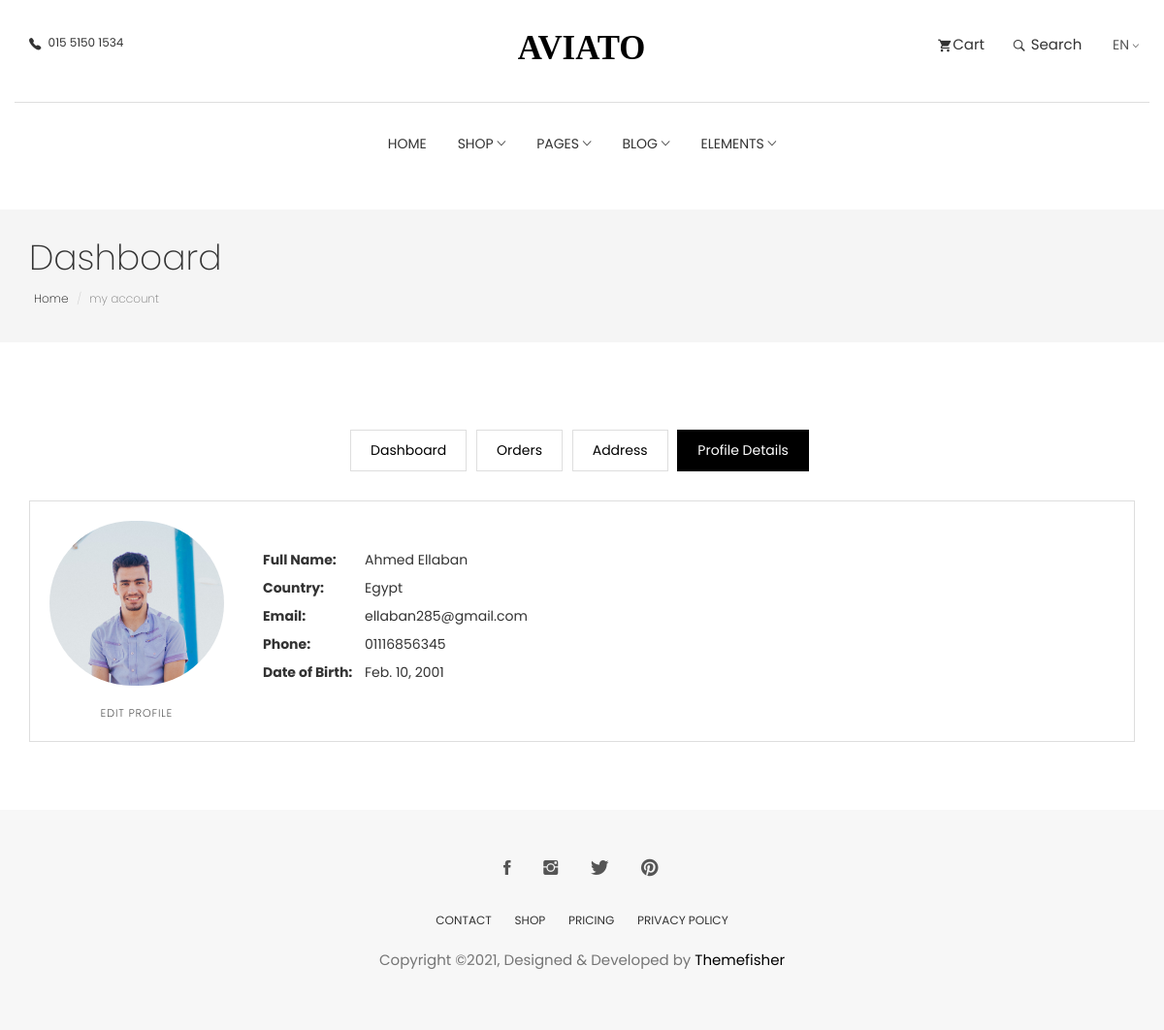
The app's page /accounts/profile (signed in) with its own data.
### accounts/models.py (models this page shows, shortened)
class Profile(models.Model):
    id = models.AutoField(primary_key=True, null=False, blank=False)
    user = models.OneToOneField(User, on_delete=models.CASCADE)
    country = models.CharField(max_length=20, blank=False, null=False)
    image = models.ImageField(upload_to=image_uploader('Profile'), null=True, blank=False)
    phone = models.CharField(
        max_length=11, blank=False, null=False,
        validators=[PHONE_NUMBER_PATTERN]
    )
    date_of_birth = models.DateField(blank=True, null=True)
    slug = models.SlugField(null=True, blank=True)
    verified = models.BooleanField(default=False)
    code = models.CharField(max_length=6, blank=True, null=True, default='')

### accounts/views.py (the view)
# urls.py: path('profile', profile_details, name='profile-details'),
@login_required
def profile_details(request, *args, **kwargs):
    queryset = Profile.objects.get(user=request.user)
    context = {
        'profile': queryset,
        'page_title': f"Aviato | Profile"
    }
    return render(request, 'profile-details.html', context)

### accounts/templates/profile-details.html
{% extends 'base.html' %}
{% block container %}
<section class="page-header">
	<div class="container">
		<div class="row">
			<div class="col-md-12">
				<div class="content">
					<h1 class="page-name">Dashboard</h1>
					<ol class="breadcrumb">
						<li><a href="index.html">Home</a></li>
						<li class="active">my account</li>
					</ol>
				</div>
			</div>
		</div>
	</div>
</section>
<section class="user-dashboard page-wrapper">
  <div class="container">
    <div class="row">
      <div class="col-md-12">
        <ul class="list-inline dashboard-menu text-center">
          <li><a href="dashboard.html">Dashboard</a></li>
          <li><a href="order.html">Orders</a></li>
          <li><a href="address.html">Address</a></li>
          <li><a class="active"  href="profile-details.html">Profile Details</a></li>
        </ul>
        <div class="dashboard-wrapper dashboard-user-profile">
          <div class="media">
            <div class="pull-left text-center" href="#!">
              <img class="media-object user-img" src="{{profile.image.url}}" alt="Image">
              <a href="{% url 'accounts:update-profile' %}" class="btn btn-transparent mt-20">Edit Profile</a>
            </div>
            <div class="media-body">
              <ul class="user-profile-list">
                <li><span>Full Name:</span>{{profile.user.first_name}} {{profile.user.last_name}}</li>
                <li><span>Country:</span>{{profile.country}}</li>
                <li><span>Email:</span>{{profile.user.email}}</li>
                <li><span>Phone:</span>{{profile.phone}}</li>
                <li><span>Date of Birth:</span>{{profile.date_of_birth}}</li>
              </ul>
            </div>
          </div>
        </div>
      </div>
    </div>
  </div>
</section>
{% endblock%}

### static/css/style.css (style rules this page uses)
body { line-height: 1.5; font-family: "Poppins", sans-serif; -webkit-font-smoothing: antialiased; }
h1, h2, h3, h4, h5, h6 { font-family: "Poppins", sans-serif; }
h1, h2, h3, h4, h5, h6 { font-weight: 400; }
ol, ul { margin: 0; padding: 0; list-style: none; }
a, a:focus, a:hover { text-decoration: none; outline: 0; color: #000; }
.btn-main, .btn-small, .btn-transparent, .btn-solid-border { background: #000; color: #fff; display: inline-block; font-size: 11px; letter-spacing: 1px; padding: 14px 35px; text-transform: uppercase; font-weight: 200; border-radius: 0; }
.btn-transparent { background: transparent; padding: 0; color: #000; }
.mt-20 { margin-top: 20px; }
.page-header { background: #f5f5f5; margin-top: 20px; border-bottom: none; padding: 30px 0; }
.page-header h1 { font-weight: 200; margin: 0 0 6px 0; }
.page-header .breadcrumb { background: transparent; padding: 5px; margin: 0; }
.page-header .breadcrumb li { font-weight: 200; font-size: 12px; }
.page-header .breadcrumb li a { color: #000; }
.page-wrapper { padding: 70px 0; }
.dashboard-menu .active { background: #000; color: #fff; border: 1px solid #000; }
.dashboard-menu li { padding: 0; margin: 0 3px; }
.dashboard-menu li a { padding: 10px 20px; border: 1px solid #dedede; display: inline-block; }
.dashboard-wrapper { border: 1px solid #dedede; margin-top: 30px; padding: 20px; }
.dashboard-wrapper .user-img { width: 120px; border-radius: 100px; }
.dashboard-user-profile .user-img { width: 180px; }
.dashboard-user-profile .user-profile-list { margin-top: 30px; padding-left: 30px; }
.dashboard-user-profile .user-profile-list li { margin-bottom: 8px; }
.dashboard-user-profile .user-profile-list span { font-weight: bold; margin-right: 5px; width: 100px; display: inline-block; }

### records on screen
Profile: image (picture), user.first_name "Ahmed", user.last_name "Ellaban", country "Egypt", user.email "ellaban285@gmail.com", phone "01116856345", date_of_birth "Feb. 10, 2001"
